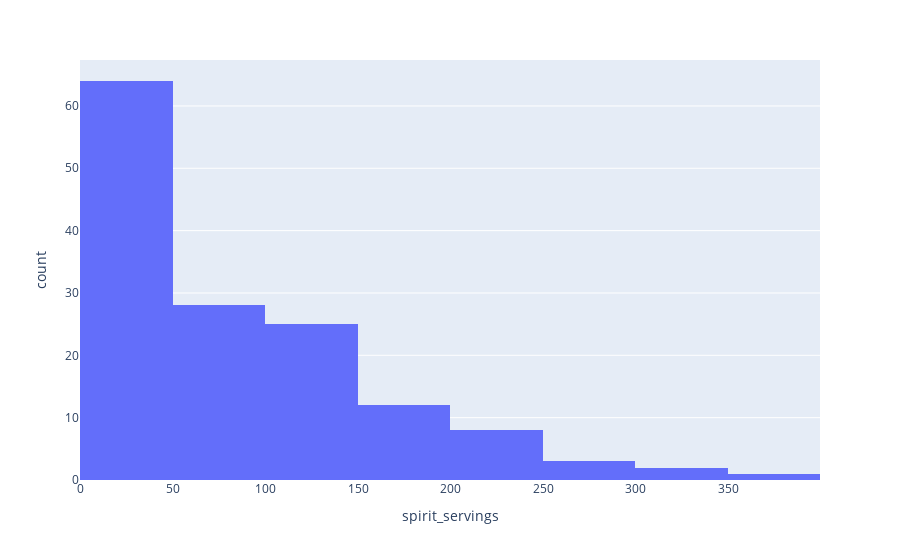

Notebook source saved alongside this figure:
### Code cell
#spirit

fig=px.histogram(df, x='spirit_servings', nbins=10)
fig.show()

### Figure 1 — Plotly figure (JSON) as saved in the notebook; plotly's stock layout.template omitted (floating-point values rounded to 4 significant figures; data arrays with more than 128 entries replaced by an {"elided": "..."} marker saying what was removed)
{"data": [{"alignmentgroup": "True", "bingroup": "x", "hovertemplate": "spirit_servings=%{x}<br>count=%{y}<extra></extra>", "legendgroup": "", "marker": {"color": "#636efa", "pattern": {"shape": ""}}, "name": "", "nbinsx": 10, "offsetgroup": "", "orientation": "v", "showlegend": false, "type": "histogram", "x": {"elided": "143 int values"}, "xaxis": "x", "yaxis": "y"}], "layout": {"barmode": "relative", "legend": {"tracegroupgap": 0}, "margin": {"t": 60}, "xaxis": {"anchor": "y", "domain": [0, 1], "title": {"text": "spirit_servings"}}, "yaxis": {"anchor": "x", "domain": [0, 1], "title": {"text": "count"}}}}
